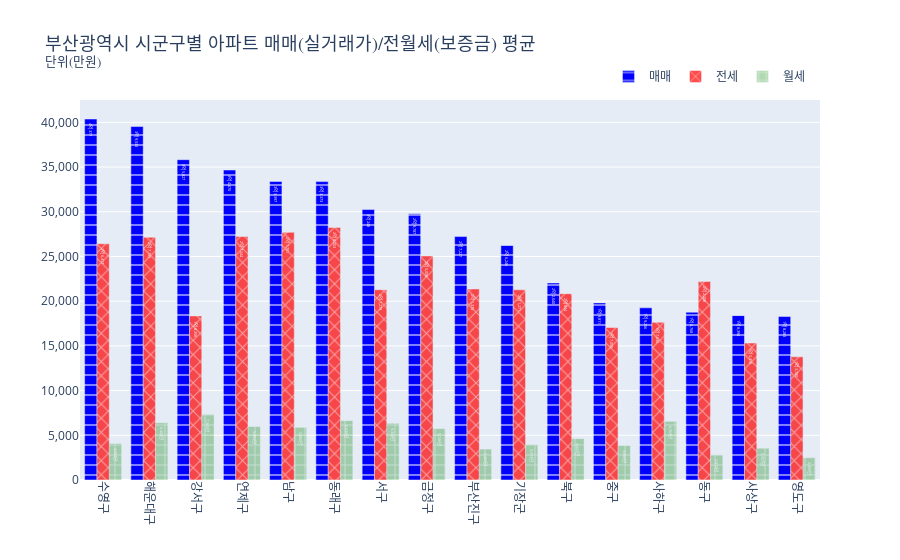

The code cell stored with this chart in its notebook:
### Code cell
type_val = 'apt'
sig_area ='부산광역시'
year_val = 2021
month_val = 1

df_region = vis_trade_rent3(total, type_val, sig_area, year_val, month_val)
df_region

### Figure 1 — Plotly figure (JSON) as saved in the notebook; plotly's stock layout.template omitted (floating-point values rounded to 4 significant figures)
{"data": [{"hovertemplate": "%{text}만", "marker": {"color": "blue", "pattern": {"shape": "-"}}, "name": "매매", "opacity": 1, "text": ["4억 377", "3억 9,533", "3억 5,827", "3억 4,670", "3억 3,397", "3억 3,373", "3억 248", "2억 9,787", "2억 7,227", "2억 6,246", "2억 2,040", "1억 9,811", "1억 9,256", "1억 8,768", "1억 8,394", "1억 8,283"], "type": "bar", "x": ["수영구", "해운대구", "강서구", "연제구", "남구", "동래구", "서구", "금정구", "부산진구", "기장군", "북구", "중구", "사하구", "동구", "사상구", "영도구"], "y": [40377, 39533, 35827, 34670, 33397, 33373, 30248, 29787, 27227, 26246, 22040, 19811, 19256, 18768, 18394, 18283]}, {"hovertemplate": "%{text}만", "marker": {"color": "red", "pattern": {"shape": "x"}}, "name": "전세", "opacity": 0.7, "text": ["2억 8,253", "2억 7,701", "2억 7,244", "2억 7,153", "2억 6,417", "2억 5,058", "2억 2,208", "2억 1,370", "2억 1,279", "2억 1,271", "2억 844", "1억 8,356", "1억 7,636", "1억 7,055", "1억 5,318", "1억 3,780"], "type": "bar", "x": ["동래구", "남구", "연제구", "해운대구", "수영구", "금정구", "동구", "부산진구", "서구", "기장군", "북구", "강서구", "사하구", "중구", "사상구", "영도구"], "y": [28253, 27701, 27244, 27153, 26417, 25058, 22208, 21370, 21279, 21271, 20844, 18356, 17636, 17055, 15318, 13780]}, {"hovertemplate": "%{text}만", "marker": {"color": "green", "pattern": {"shape": "+"}}, "name": "월세", "opacity": 0.3, "text": ["7,345만", "6,635만", "6,563만", "6,402만", "6,343만", "5,984만", "5,886만", "5,746만", "4,625만", "4,084만", "3,973만", "3,866만", "3,557만", "3,460만", "2,814만", "2,495만"], "type": "bar", "x": ["강서구", "동래구", "사하구", "해운대구", "서구", "연제구", "남구", "금정구", "북구", "수영구", "기장군", "중구", "사상구", "부산진구", "동구", "영도구"], "y": [7345, 6635, 6563, 6402, 6343, 5984, 5886, 5746, 4625, 4084, 3973, 3866, 3557, 3460, 2814, 2495]}], "layout": {"barmode": "group", "hoverlabel": {"bgcolor": "white", "font": {"size": 15}}, "hovermode": "x unified", "legend": {"orientation": "h", "x": 0.85, "xanchor": "center", "y": 1.1}, "title": {"font": {"family": "맑은고딕", "size": 18}, "text": "부산광역시 시군구별 아파트 매매(실거래가)/전월세(보증금) 평균 <br><sup>단위(만원)</sup>"}, "xaxis": {"tickangle": 90}, "yaxis": {"tickformat": ","}}}
